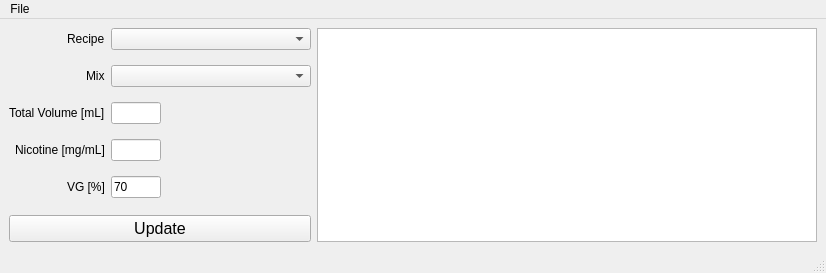
<?xml version="1.0" encoding="UTF-8"?>
<ui version="4.0">
 <class>yacc_main_window</class>
 <widget class="QMainWindow" name="yacc_main_window">
  <property name="geometry">
   <rect>
    <x>0</x>
    <y>0</y>
    <width>821</width>
    <height>273</height>
   </rect>
  </property>
  <property name="sizePolicy">
   <sizepolicy hsizetype="Fixed" vsizetype="Fixed">
    <horstretch>0</horstretch>
    <verstretch>0</verstretch>
   </sizepolicy>
  </property>
  <property name="windowTitle">
   <string>YACC - Yet Another Cloud Calculator</string>
  </property>
  <widget class="QWidget" name="centralwidget">
   <layout class="QVBoxLayout" name="verticalLayout_2">
    <item>
     <layout class="QHBoxLayout" name="horizontalLayout">
      <item>
       <layout class="QVBoxLayout" name="verticalLayout_3">
        <item>
         <layout class="QFormLayout" name="formLayout">
          <property name="sizeConstraint">
           <enum>QLayout::SetDefaultConstraint</enum>
          </property>
          <property name="fieldGrowthPolicy">
           <enum>QFormLayout::FieldsStayAtSizeHint</enum>
          </property>
          <property name="labelAlignment">
           <set>Qt::AlignRight|Qt::AlignTrailing|Qt::AlignVCenter</set>
          </property>
          <property name="verticalSpacing">
           <number>15</number>
          </property>
          <item row="1" column="0">
           <widget class="QLabel" name="label">
            <property name="text">
             <string>Recipe</string>
            </property>
           </widget>
          </item>
          <item row="1" column="1">
           <widget class="QComboBox" name="recipe_box">
            <property name="minimumSize">
             <size>
              <width>200</width>
              <height>0</height>
             </size>
            </property>
           </widget>
          </item>
          <item row="2" column="0">
           <widget class="QLabel" name="label_5">
            <property name="text">
             <string>Mix</string>
            </property>
           </widget>
          </item>
          <item row="2" column="1">
           <widget class="QComboBox" name="mix_box">
            <property name="minimumSize">
             <size>
              <width>200</width>
              <height>0</height>
             </size>
            </property>
           </widget>
          </item>
          <item row="3" column="0">
           <widget class="QLabel" name="label_4">
            <property name="text">
             <string>Total Volume [mL]</string>
            </property>
           </widget>
          </item>
          <item row="3" column="1">
           <widget class="QLineEdit" name="totalvol_box">
            <property name="maximumSize">
             <size>
              <width>50</width>
              <height>16777215</height>
             </size>
            </property>
           </widget>
          </item>
          <item row="4" column="0">
           <widget class="QLabel" name="label_3">
            <property name="text">
             <string>Nicotine [mg/mL]</string>
            </property>
           </widget>
          </item>
          <item row="4" column="1">
           <widget class="QLineEdit" name="nic_box">
            <property name="sizePolicy">
             <sizepolicy hsizetype="Preferred" vsizetype="Fixed">
              <horstretch>0</horstretch>
              <verstretch>0</verstretch>
             </sizepolicy>
            </property>
            <property name="maximumSize">
             <size>
              <width>50</width>
              <height>16777215</height>
             </size>
            </property>
           </widget>
          </item>
          <item row="5" column="0">
           <widget class="QLabel" name="label_2">
            <property name="text">
             <string>VG [%]</string>
            </property>
           </widget>
          </item>
          <item row="5" column="1">
           <widget class="QLineEdit" name="vg_box">
            <property name="sizePolicy">
             <sizepolicy hsizetype="Preferred" vsizetype="Fixed">
              <horstretch>0</horstretch>
              <verstretch>0</verstretch>
             </sizepolicy>
            </property>
            <property name="minimumSize">
             <size>
              <width>50</width>
              <height>0</height>
             </size>
            </property>
            <property name="maximumSize">
             <size>
              <width>50</width>
              <height>16777215</height>
             </size>
            </property>
            <property name="text">
             <string>70</string>
            </property>
            <property name="frame">
             <bool>true</bool>
            </property>
           </widget>
          </item>
         </layout>
        </item>
        <item>
         <widget class="QPushButton" name="update_button">
          <property name="sizePolicy">
           <sizepolicy hsizetype="Minimum" vsizetype="Fixed">
            <horstretch>0</horstretch>
            <verstretch>0</verstretch>
           </sizepolicy>
          </property>
          <property name="font">
           <font>
            <pointsize>12</pointsize>
           </font>
          </property>
          <property name="text">
           <string>Update</string>
          </property>
         </widget>
        </item>
       </layout>
      </item>
      <item>
       <widget class="QPlainTextEdit" name="output_box">
        <property name="sizePolicy">
         <sizepolicy hsizetype="Expanding" vsizetype="Expanding">
          <horstretch>0</horstretch>
          <verstretch>0</verstretch>
         </sizepolicy>
        </property>
        <property name="minimumSize">
         <size>
          <width>500</width>
          <height>0</height>
         </size>
        </property>
        <property name="font">
         <font>
          <family>Courier New</family>
          <pointsize>12</pointsize>
         </font>
        </property>
        <property name="readOnly">
         <bool>true</bool>
        </property>
       </widget>
      </item>
     </layout>
    </item>
   </layout>
  </widget>
  <widget class="QMenuBar" name="menubar">
   <property name="geometry">
    <rect>
     <x>0</x>
     <y>0</y>
     <width>821</width>
     <height>21</height>
    </rect>
   </property>
   <widget class="QMenu" name="menuFile">
    <property name="title">
     <string>File</string>
    </property>
    <addaction name="actionOpen_File"/>
    <addaction name="actionAdd_Recipes"/>
    <addaction name="actionExit"/>
   </widget>
   <addaction name="menuFile"/>
  </widget>
  <widget class="QStatusBar" name="status_bar"/>
  <action name="actionOpen_File">
   <property name="text">
    <string>Open File</string>
   </property>
  </action>
  <action name="actionExit">
   <property name="text">
    <string>Exit</string>
   </property>
  </action>
  <action name="actionAdd_Recipes">
   <property name="text">
    <string>Add Recipes</string>
   </property>
  </action>
 </widget>
 <resources/>
 <connections/>
</ui>
